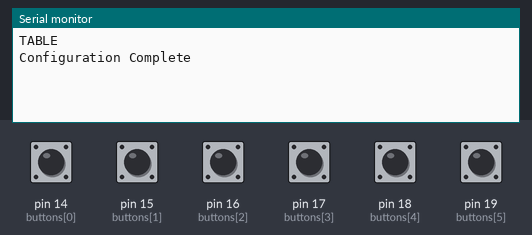
Bench run of a sketch on a simulated Arduino Uno, built with avr-gcc and run on an emulated ATmega328P. Shown: the last lines printed to the serial monitor. The test bench sets the inputs (shaded band); at power-on: pin 14 (buttons[0]), pin 15 (buttons[1]), pin 16 (buttons[2]), pin 17 (buttons[3]), pin 18 (buttons[4]), pin 19 (buttons[5]) HIGH. No radio packets arrive unless stated.

Above: at 1.2 s.
1.3 s: pin 14 (buttons[0]) pulled LOW for 0.15 s
At 2.6 s:
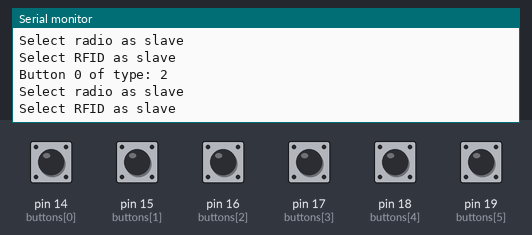
2.9 s: pin 15 (buttons[1]) pulled LOW for 0.15 s
At 4.2 s:
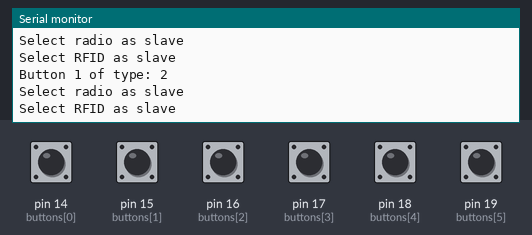
4.5 s: pin 16 (buttons[2]) pulled LOW for 0.15 s
At 5.8 s:
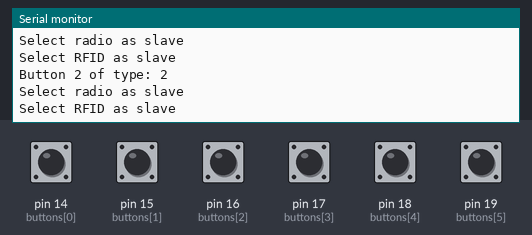
6.1 s: pin 17 (buttons[3]) pulled LOW for 0.15 s
At 7.2 s:
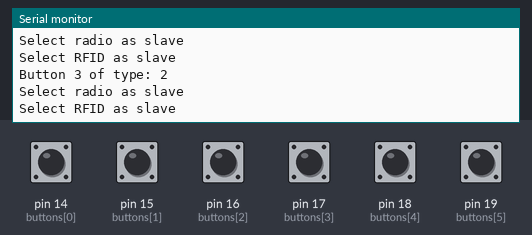
7.7 s: pin 18 (buttons[4]) pulled LOW for 0.15 s
At 8.5 s:
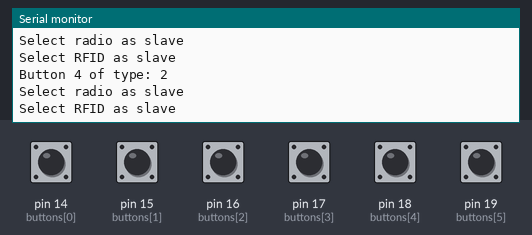
9.3 s: pin 19 (buttons[5]) pulled LOW for 0.15 s
At 11.1 s:
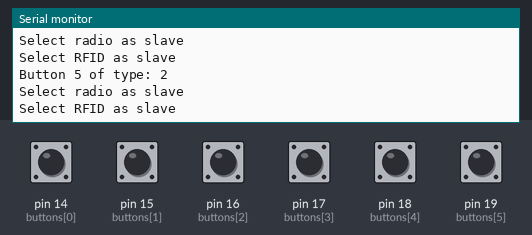
Timing chart, 0 to 11.9 s (numbered marks = the images above; inputs shaded):
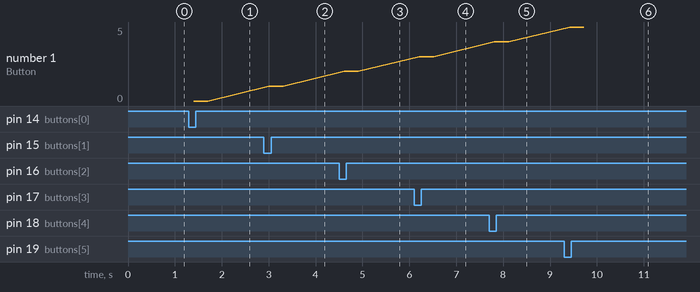

The sketch:

Table.ino
```cpp
#include <SPI.h>
#include "RF24.h"
#include <MFRC522.h>

/****************** Radio Config ***************************/
/***      Set this radio as radio number 0 or 1         ***/
bool radioNumber = 0;
#define RADIO_SS   8
RF24 radio(7,RADIO_SS);
byte addresses[][6] = {"1Node","2Node"};
/**********************************************************/


/****************** Buttons Config ***************************/
#define DEBOUNCE 100  // button debouncer, how many ms to debounce, 5+ ms is usually plenty
// here is where we define the buttons that we'll use. button "1" is the first, button "6" is the 6th, etc
byte buttons[] = {14, 15, 16, 17, 18, 19}; // the analog 0-5 pins are also known as 14-19
// This handy macro lets us determine how big the array up above is, by checking the size
#define NUMBUTTONS sizeof(buttons)
// we will track if a button is just pressed, just released, or 'currently pressed'
byte pressed[NUMBUTTONS];
byte justpressed[NUMBUTTONS];
byte justreleased[NUMBUTTONS];
/**********************************************************/

/****************** RFID Config ***************************/
#define RST_PIN    6
#define RFID_SS    5 // SDA
MFRC522 mfrc522(RFID_SS, RST_PIN);
/**********************************************************/

void setup() {
  Serial.begin(115200);
  Serial.println(F("TABLE"));
  configureRadio();
  configureButtons();
  Serial.println(F("Configuration Complete"));
}

void configureRadio() {

  radio.begin();
  radio.powerUp();

  // Set the PA Level low to prevent power supply related issues since this is a
 // getting_started sketch, and the likelihood of close proximity of the devices. RF24_PA_MAX is default.
  radio.setPALevel(RF24_PA_LOW);
  radio.openWritingPipe(addresses[0]);
  radio.openReadingPipe(1,addresses[1]);
}

void configureButtons() {
  for (byte i=0; i < NUMBUTTONS; i++) {
    pinMode(buttons[i], INPUT);
    digitalWrite(buttons[i], HIGH);
  }
}

static long lasttime;
void check_switches()
{
  static byte previousstate[NUMBUTTONS];
  static byte currentstate[NUMBUTTONS];

  byte index;
  if ((lasttime + DEBOUNCE) > millis()) {
    // not enough time has passed to debounce
    return;
  }
  // ok we have waited DEBOUNCE milliseconds, lets reset the timer
  lasttime = millis();

  for (index = 0; index < NUMBUTTONS; index++) { // when we start, we clear out the "just" indicators
    justreleased[index] = 0;

    currentstate[index] = digitalRead(buttons[index]);   // read the button


    if (currentstate[index] == previousstate[index]) {
      if ((pressed[index] == LOW) && (currentstate[index] == LOW)) {
          // just pressed
          justpressed[index] = 1;
      }
      else if ((pressed[index] == HIGH) && (currentstate[index] == HIGH)) {
          // just released
          justreleased[index] = 1;
      }
      pressed[index] = !currentstate[index];  // remember, digital HIGH means NOT pressed
    }
    //Serial.println(pressed[index], DEC);
    previousstate[index] = currentstate[index];   // keep a running tally of the buttons
  }
}


void loop() {
  check_switches();

  for (byte i = 0; i < NUMBUTTONS; i++) {
    if (justpressed[i]) {
      //sendButtonPress(1,i);
    }
    if (justreleased[i]) {
      sendButtonPress(2,i);
    }
    if (pressed[i]) {
      sendButtonPress(3,i);
    }
  }
}

void switchToRadio() {
  Serial.println(F("Select radio as slave"));
  pinMode(RFID_SS, OUTPUT);
  pinMode(RADIO_SS, OUTPUT);
  digitalWrite(RFID_SS, HIGH);
  digitalWrite(RADIO_SS, LOW);
}

void switchToRFID() {
  Serial.println(F("Select RFID as slave"));
  pinMode(RFID_SS, OUTPUT);
  pinMode(RADIO_SS, OUTPUT);
  digitalWrite(RFID_SS, LOW);
  digitalWrite(RADIO_SS, HIGH);
}

byte message[2];
void sendButtonPress(byte pressType, byte button) {
  Serial.print(F("Button "));
  Serial.print(button, DEC);
  Serial.print(F(" of type: "));
  Serial.println(pressType, DEC);
  switchToRadio();
  message[0] = pressType;
  message[1] = button;
  radio.write( &message, sizeof(message));
  switchToRFID();
}
```

Measured:
- after the input at 1.3 s, the serial monitor: prints a new line after 0.10 s (image 1)
- after the input at 2.9 s, the serial monitor: prints a new line after 0.11 s (image 2)
- after the input at 4.5 s, the serial monitor: prints a new line after 0.11 s (image 3)
- after the input at 6.1 s, the serial monitor: prints a new line after 0.11 s (image 4)
- after the input at 7.7 s, the serial monitor: prints a new line after 0.12 s (image 5)
- after the input at 9.3 s, the serial monitor: prints a new line after 0.12 s (image 6)
- plotted number 1: 0 → 1 after the input at 2.9 s, 3 → 4 after the input at 7.7 s, 4 → 5 after the input at 9.3 s
